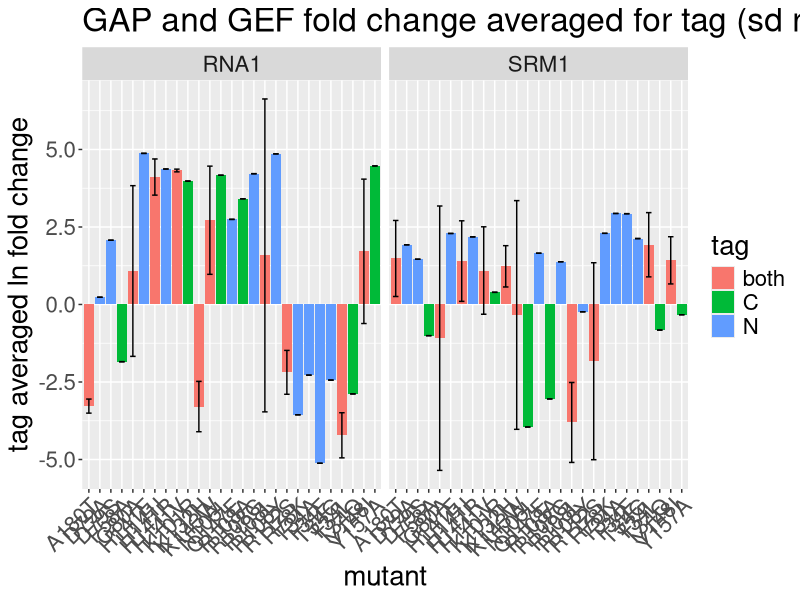
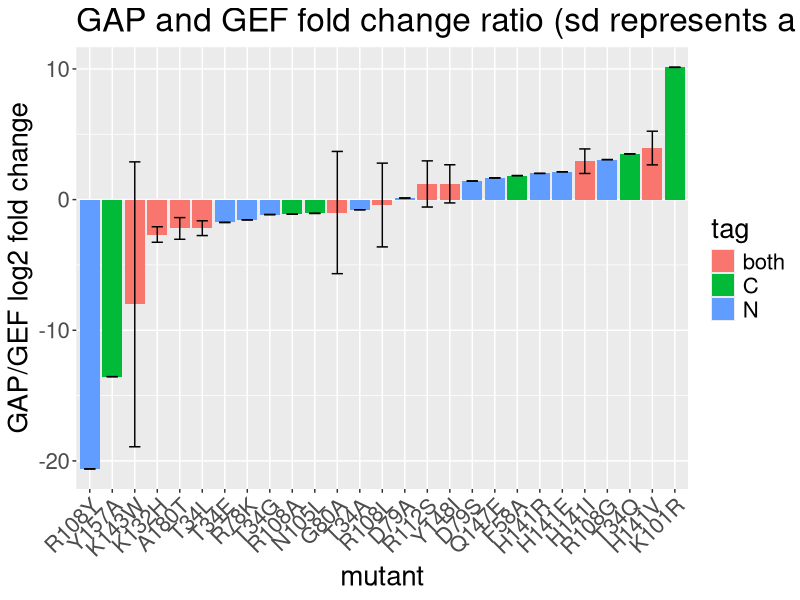

Reproduce these figures in R, in order.
library(tidyverse)

GAP_GEF_log2FC <- read_tsv("apms_log2_fold_change.txt") %>% 
  filter(gene_name %in% c("SRM1", "RNA1") & norm == "eqM") 

tag_avrg <- GAP_GEF_log2FC %>% 
  arrange(mutant, tag, gene_name) %>% 
  group_by(mutant, gene_name) %>% 
  summarise("tag_avg_log2FC" = mean(log2FC, na.rm = T), 
            "tag_avg_log2FC_sd" = sd(log2FC, na.rm = T)) %>% 
  ungroup() %>% 
  mutate("tag_avg_log2FC_sd" = ifelse(is.na(tag_avg_log2FC_sd), 0, tag_avg_log2FC_sd)) %>% 
  inner_join(., GAP_GEF_log2FC, by = c("mutant", "gene_name")) %>% 
  select(mutant, gene_name, tag_avg_log2FC, tag_avg_log2FC_sd, tag)

mut_with_both_tags <- tag_avrg %>% 
  group_by(mutant, gene_name) %>% 
  summarize("count" = n()) %>% 
  filter(count > 1) %>% pull(mutant) %>% unique()

tag_avrg <- tag_avrg %>% 
  mutate("tag"= ifelse(is.element(mutant, mut_with_both_tags), "both", tag)) %>% unique()

tag_avrg %>% ggplot(aes(x = mutant, y = tag_avg_log2FC, fill = tag)) + geom_bar(stat = "identity") + 
  geom_errorbar(aes(ymin = tag_avg_log2FC - tag_avg_log2FC_sd, ymax = tag_avg_log2FC + tag_avg_log2FC_sd), width = 0.5) +
  theme(text = element_text(size = 20), axis.text.x = element_text(angle = 45, hjust = 1)) +
  ylab("tag averaged ln fold change") + facet_grid(~gene_name) +
  ggtitle("GAP and GEF fold change averaged for tag (sd represents a combination of N or C tag difference)")


tag_avrg_gap_over_gef <- tag_avrg %>% 
  select(mutant, tag, everything()) %>% 
  gather(variable, value, -(mutant:gene_name)) %>% 
  unite(temp, gene_name, variable) %>% 
  spread(temp, value) %>% 
  group_by(mutant, tag) %>% 
  summarize("gap_over_gef_FC" = RNA1_tag_avg_log2FC/SRM1_tag_avg_log2FC, 
            "gap_over_gef_sd" = sqrt( (RNA1_tag_avg_log2FC_sd/RNA1_tag_avg_log2FC)^2 + (SRM1_tag_avg_log2FC_sd/SRM1_tag_avg_log2FC)^2)
            ) %>% 
  ungroup()

gap_over_gef_mut_order <- tag_avrg_gap_over_gef %>% 
  arrange(gap_over_gef_FC) %>% pull(mutant)

tag_avrg_gap_over_gef %>% 
  mutate("mutant" = factor(mutant, gap_over_gef_mut_order)) %>% 
  ggplot(aes(x = mutant, y = gap_over_gef_FC, fill = tag)) + 
  geom_bar(stat = "identity") + 
  geom_errorbar(aes(ymin = gap_over_gef_FC - gap_over_gef_sd, ymax = gap_over_gef_FC + gap_over_gef_sd), width = 0.5) +
  theme(text = element_text(size = 20), axis.text.x = element_text(angle = 45, hjust = 1)) +
  ylab("GAP/GEF log2 fold change") +
  ggtitle("GAP and GEF fold change ratio (sd represents a combination of N or C tag difference)")

write_tsv(tag_avrg_gap_over_gef, "tag_averagged_GAP_over_GEF_ln_fold_change_from_WT.txt")
